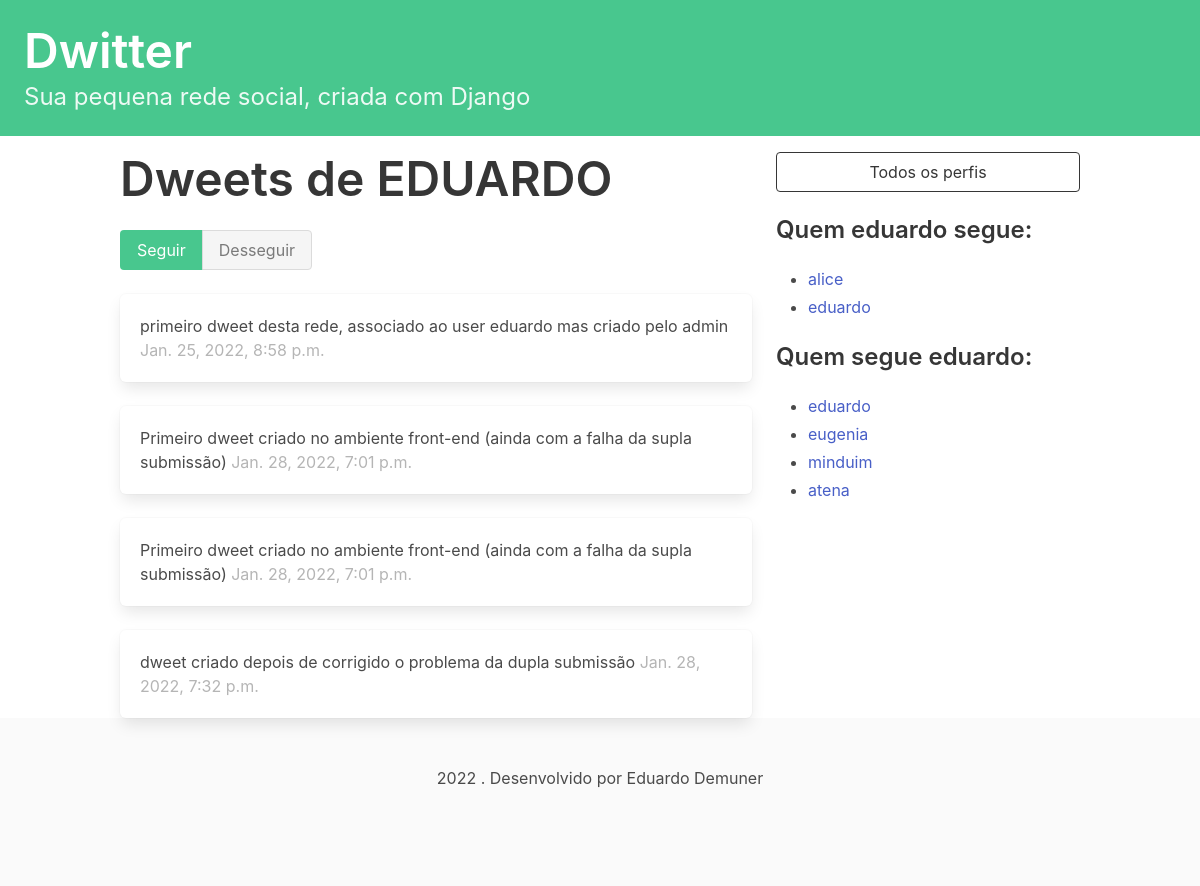
Page /profile/5 (signed in) on the committed database.
### dwitter/models.py (models this page shows, shortened)
class Profile(models.Model):
    user = models.OneToOneField(User, on_delete=models.CASCADE)
    follows = models.ManyToManyField(
        "self",
        related_name="followed_by",
        symmetrical=False,
        blank=True
    )
    def __str__(self):
        return self.user.username

class Dweet(models.Model):
    user = models.ForeignKey(
        User, related_name="dweets", on_delete=models.DO_NOTHING
    )
    body = models.CharField(max_length=140)
    created_at = models.DateTimeField(auto_now_add=True)

### dwitter/views.py (the view, shortened to what this page needs)
# urls.py: path("profile/<int:pk>", profile, name="profile"),
@login_required(login_url='/login/')
def profile(request, pk):
    profile = Profile.objects.get(pk=pk)
    return render(request, "dwitter/profile.html", {"profile": profile})

### dwitter/templates/dwitter/profile.html (shortened to what this page needs)
{% extends 'base.html' %}
{% block content %}
<div class="columns">
    <div class="column">
        <div class="block">
            <h1 class="title is-1">
                Dweets de {{ profile.user.username|upper }}
            </h1>
            <form method="post">
                <div class="buttons has-addons">
                    {% if profile in user.profile.follows.all %}
                        <button class="button is-success is-static">Seguir</button>
                        <button class="button is-danger"
                        name="follow" value="unfollow">Desseguir</button>
                    {% else %}
                        <button class="button is-success"
                        name="follow" value="follow">Seguir</button>
                        <button class="button is-danger is-static">Desseguir</button>
                    {% endif %}
                </div>
            </form>
        </div>
        <div class="content">
    {% for dweet in profile.user.dweets.all %}
        <div class="box">
            {{ dweet.body }}
            <span class="is-small has-text-grey-light">
                {{ dweet.created_at }}
            </span>
        </div>
    {% endfor %}
</div>
    </div>
    <div class="column is-one-third">
        <div class=block>
            <a href="{% url 'dwitter:profile_list' %}">
                <button class="button is-dark is-outlined is-fullwidth">
                    Todos os perfis
                </button>
            </a>
        </div>
        <div class="block">
            <h3 class="title is-4">
                Quem {{ profile.user.username }} segue:
            </h3>
            <div class="content">
                <ul>
                    {% for following in profile.follows.all %}
                        <li>
                            <a href="{% url 'dwitter:profile' following.id %}">
                                {{ following }}
                            </a>
                        </li>
                    {% endfor %}
                </ul>
            </div>
        </div>
        <div class="block">
            <h3 class="title is-4">
                    Quem segue {{ profile.user.username }}:
            </h3>
            <div class="content">
                <ul>
                    {% for follower in profile.followed_by.all %}
                        <li>
                            <a href="{% url 'dwitter:profile' follower.id %}">
                                {{ follower }}
                            </a>
                        </li>
                    {% endfor %}
                </ul>
            </div>
        </div>
    </div>
</div>
{% endblock content %}

### rows in the picture
Profile: user.username "EDUARDO", user.username "eduardo"
Dweet: body "primeiro dweet desta rede, associado ao user eduardo mas criado pelo admin", created_at "Jan. 25, 2022, 8:58 p.m."
Dweet: body "Primeiro dweet criado no ambiente front-end (ainda com a falha da supla submissão)", created_at "Jan. 28, 2022, 7:01 p.m."
Dweet: body "Primeiro dweet criado no ambiente front-end (ainda com a falha da supla submissão)", created_at "Jan. 28, 2022, 7:01 p.m."
Dweet: body "dweet criado depois de corrigido o problema da dupla submissão", created_at "Jan. 28, 2022, 7:32 p.m."
Profile: user.username "alice"
Profile: user.username "eugenia"
Profile: user.username "minduim"
Profile: user.username "atena"
